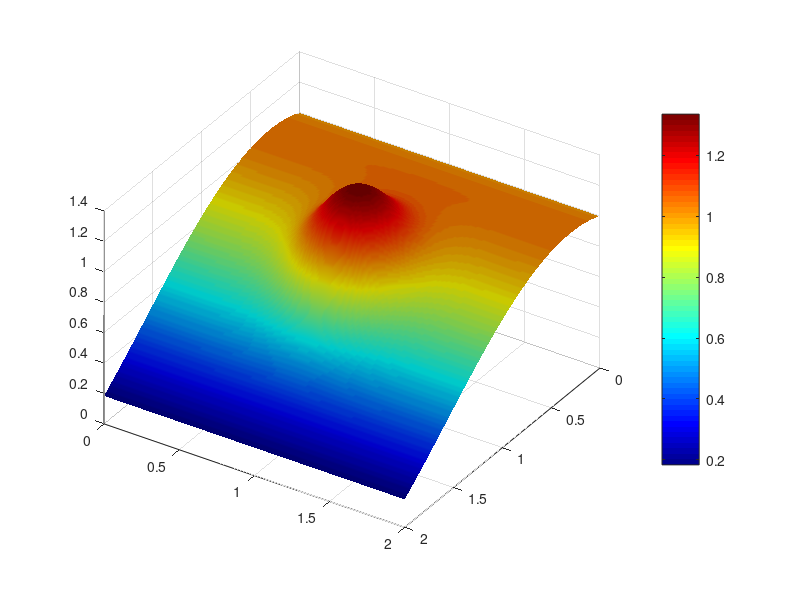

Here is the MATLAB script that generated this plot: (Note: this script raises an error after producing the figure.)
clear, figure(1), clf, colormap(jet)
%physics
Lx     = 2;    % length of the computational domain in x
Ly     = 2;    % length of the computational domain in y
g      = 9.8;  % gravity
mu_f   = 1;    % viscosity
Ke     = 10e-3;% coefficient
%numerics
nx     = 181;  % number of grid points in x 
ny     = 184;  % number of grid points in y 
nt     = 5000; % number of time stepd
%preprocessing
dx     = Lx/(nx-1);  % grid spacing in x 
dy     = Ly/(ny-1);  % grid spacing in y 
x      = 0:dx:Lx;    % coordinates of grid points
y      = 0:dy:Ly;    % coordinates of grid points
dt     = 4e-5;       % time step
%initial
[x2d y2d] = ndgrid(x,y);
H         =  0.5*exp( -(x2d-0.5*Lx).^2/0.1 - (y2d-0.5*Ly).^2/0.1);
surf(x2d,y2d,H),shading flat,light,view(123,32),title('H')
B         = 0.3*x2d + cos(x2d); mesh(x2d,y2d,B),title('B(x,y)')
surf(x2d,y2d,B),shading flat,light,view(123,32),title('B')
surf(x2d,y2d,H+B),shading flat,light,view(123,32),title('S')
%action
for it=1:nt
Hx     = (H(1:end-1,:)+H(2:end,:))/2;
Hy     = (H(:,1:end-1)+H(:,2:end))/2;
qx     = -g/(3*mu_f)* Hx.^3.*diff(H,1,1)/dx;
qy     = -g/(3*mu_f)* Hy.^3.*diff(H,1,2)/dy;
qxa    = (qx(:,1:end-1)+qx(:,2:end))/2;
qya    = (qy(1:end-1,:)+qy(2:end,:))/2;
Ha     = (Hx(:,1:end-1)+Hx(:,2:end))/2;
Vel    = sqrt(qxa.^2 + qya.^2)./Ha; 
dBdt   = Ke*Vel;
B(2:end,2:end)    = B(2:end,2:end) + dBdt*dt;
dHdt  = -diff(qx(:,2:end-1),1,1)/dx-diff(qy(2:end-1,:),1,2)/dy;
H(2:end-1,2:end-1)= H(2:end-1,2:end-1)+dt*dHdt;
    if mod(it,100)==0
    surf(x ,y ,(B+H)');
    view(123,32),axis image, colorbar
    shading interp,light,lighting phong
    xlabel('distance in x direction');
    ylabel('distance in y direction');
    zlabel('distance in z direction');
    title(it),drawnow
    end
end